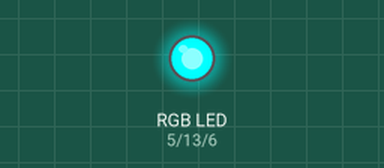
Bench run of a program on a simulated Raspberry Pi (BCM pin numbers). Shown: an RGB LED mixed from three pins (HIGH = lit). Dim RGB values are drawn brighter than linear; random numbers come from a fixed seed; what the program prints to the terminal is not drawn.

Above: at 0.1 s.
At 5.1 s:
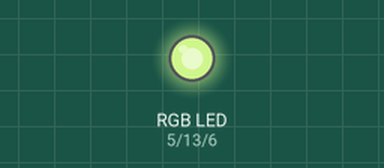
At 9.1 s:
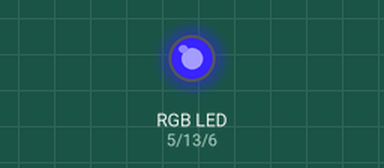
At 14.1 s:
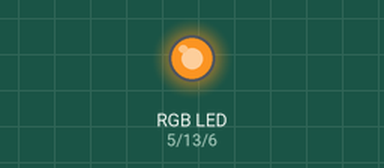
At 22.1 s:
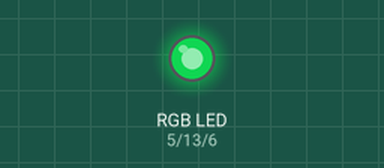
At 39.1 s:
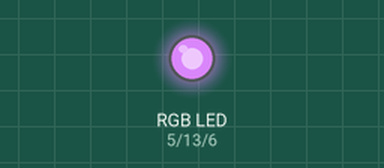
Timing chart, 0 to 40.0 s (numbered marks = the images above):
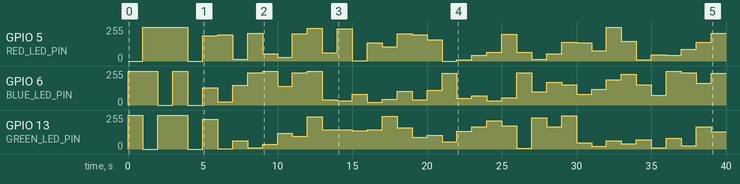

The program:

pwmLedRgb.py
```python
import RPi.GPIO as GPIO
import time
import random

RED_LED_PIN = 5
BLUE_LED_PIN = 6
GREEN_LED_PIN = 13
PWM_FREQ = 200

GPIO.setmode(GPIO.BCM)
GPIO.setup(RED_LED_PIN, GPIO.OUT)
GPIO.setup(BLUE_LED_PIN, GPIO.OUT)
GPIO.setup(GREEN_LED_PIN, GPIO.OUT)

red_pwm = GPIO.PWM(RED_LED_PIN, PWM_FREQ)
red_pwm.start(0)
blue_pwm = GPIO.PWM(BLUE_LED_PIN, PWM_FREQ)
blue_pwm.start(0)
green_pwm = GPIO.PWM(GREEN_LED_PIN, PWM_FREQ)
green_pwm.start(0)

def setColor(r=0, g=0, b=0):
    red_pwm.ChangeDutyCycle(100-int(r/255*100))
    blue_pwm.ChangeDutyCycle(100-int(b/255*100))
    green_pwm.ChangeDutyCycle(100-int(g/255*100))

try:
    print('按下 Ctrl-C 可停止程式')
    print('自動展示開始')
    print('紅色')
    setColor(255, 0, 0)
    time.sleep(1)
    print('綠色')
    setColor(0, 255, 0)
    time.sleep(1)
    print('藍色')
    setColor(0, 0, 255)
    time.sleep(1)
    print('熄滅')
    setColor(0, 0, 0)
    time.sleep(1)
    print('白色')
    setColor(255, 255, 255)
    time.sleep(1)
    print('自動展示結束')
    print('隨機顏色展示開始')
    while True:
        (r, g, b) = (random.randint(0, 255), random.randint(0, 255), random.randint(0, 255))
        print("#{:02X}{:02X}{:02X}".format(r, b, g))
        setColor(r, g, b)
        time.sleep(1)
except KeyboardInterrupt:
    print('關閉程式')
finally:
    red_pwm.stop()
    blue_pwm.stop()
    green_pwm.stop()
    GPIO.cleanup()
```

Measured:
- by itself, GPIO 5 (RED_LED_PIN): 255/255 → 0/255 at 4.0 s, → 189/255 1.0 s later, → 196/255 1.0 s later, → 15/255 1.0 s later, … (36 changes in this stretch)
- by itself, GPIO 6 (BLUE_LED_PIN): 255/255 → 0/255 at 2.0 s, → 255/255 1.0 s later, → 0/255 1.0 s later, → 128/255 1.0 s later, … (38 changes in this stretch)
